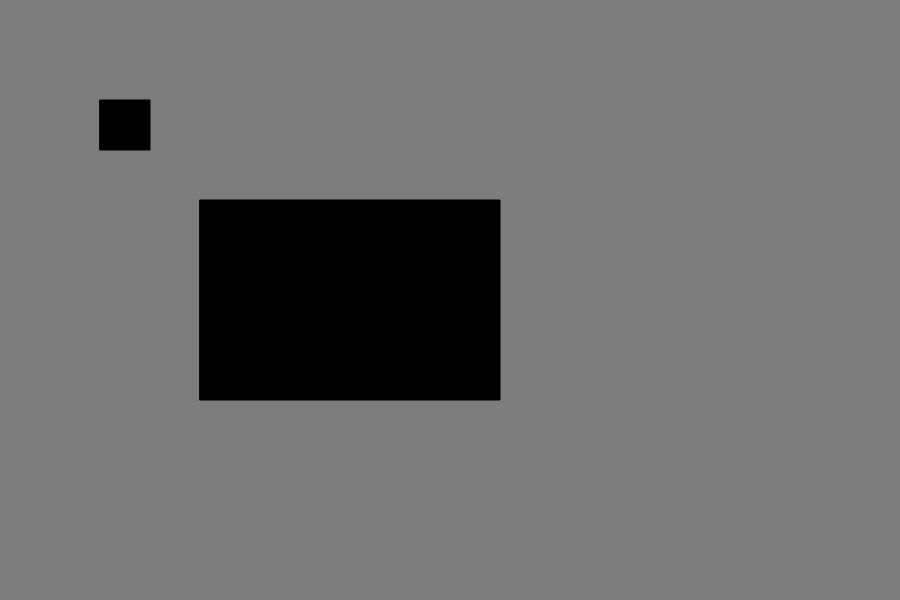
Frame 1 (no input)
Frame 60 (no input): identical to frame 1, image omitted
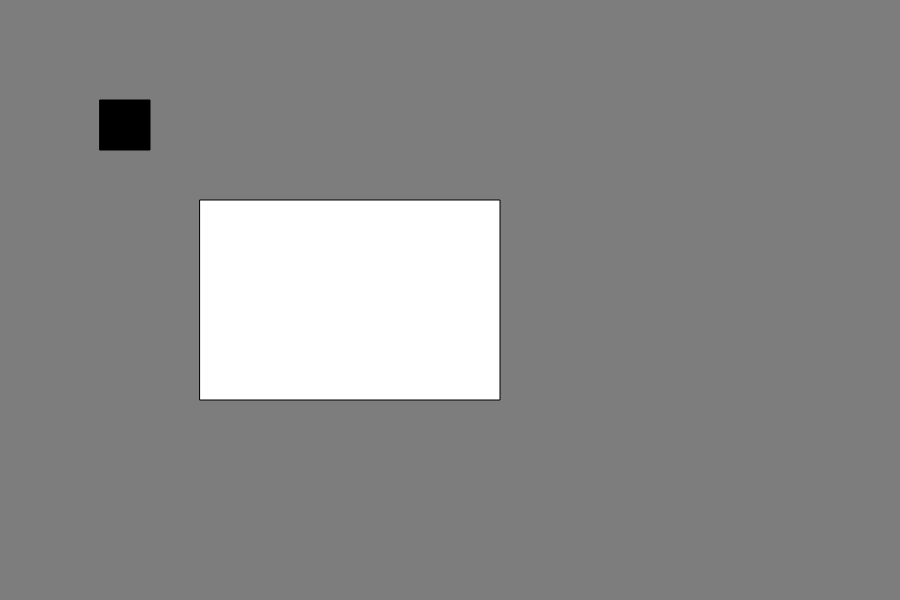
Frame 120 (the mouse pressed at the canvas centre since frame 60)

The p5.js sketch that drew these frames (run headless with seeded random() and noise() and a simulated clock; from frame 60 on, the mouse is pressed at the canvas centre):

// p5.js sketch
// ── sketch.js
//////////////////////////////////
// COURSERA GRAPHICS PROGRAMMING
//////////////////////////////////
var button;
///////////////////////////////////////////////////////
function setup() {
  createCanvas(900, 600);
  button = new Button(200,200,300,200);
  button2 = new Button(100,100,50,50);
}
///////////////////////////////////////////////////////
function draw() {
  background(125);
  button.draw();
  button2.draw();
}
///////////////////////////////////////////////////////
function mousePressed(){
  button.flick(mouseX, mouseY);
  button2.flick(mouseX, mouseY);
}
///////////////////////////////////////////////////////
class Button {
  constructor(locX, locY, w, h){
    this.locX = locX;
    this.locY = locY;
    this.w = w;
    this.h = h;
    this.state = false;
  }

  flick(x,y){
    if (x > this.locX && x < this.locX + this.w && y > this.locY && y < this.locY + this.h)
        {
            this.state = !this.state;
        }
  }

  draw(){
    if (this.state) fill(255);
    else fill(0);

    rect(this.locX, this.locY, this.w, this.h);
  }
}
